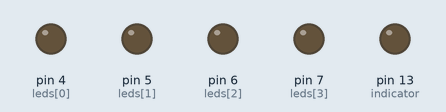
Recording of a sketch running on a simulated Arduino Uno, built with avr-gcc and run on an emulated ATmega328P. Parts: output pins drawn as LEDs (lit = HIGH). What the sketch prints to the serial monitor is not drawn.

Above: at 1.6 s.
At 6.25 s:
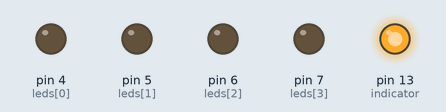
Timing chart, 0 to 7.1 s (numbered marks = the images above):
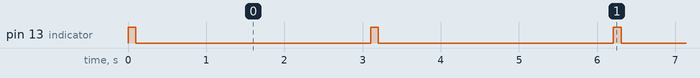

The sketch:

receiver2.ino
```cpp
#include <RCSwitch.h>

#define input_signal_debaunce 150
#define indicator 13

bool ledStt[] = { 0, 0, 0, 0 };
bool tempLedStt[] = { 0, 0, 0, 0 };
short leds[] = { 4, 5, 6, 7 };

RCSwitch mySwitch = RCSwitch();

long last_sig = 0;
unsigned long remote_val = 0;
short key = 0;
short i = 0;


void setup() {

  Serial.begin(9600);

  mySwitch.enableReceive(0);
  for (i = 0; i < 4; i++) {
    pinMode(leds[i], OUTPUT);
    digitalWrite(leds[i], 0);
  }

  pinMode(indicator, OUTPUT);

  Serial.println("setup...");
}

void loop() {

  checkIndicator();

  if (mySwitch.available()) {
    if (mySwitch.getReceivedProtocol() == 2) {
      // if (millis() - last_sig > input_signal_debaunce) {
      //   last_sig = millis();

      remote_val = mySwitch.getReceivedValue();

      dec2binWzerofill(&remote_val);

      Serial.print("Address:");
      Serial.print(remote_val);
      // Serial.print(" - key: ");
      // Serial.println(key);

      if (remote_val == 5) {
        for (i = 0; i < 4; i++) {
          if (ledStt[i] != tempLedStt[i]) {
            ledStt[i] = tempLedStt[i];
            digitalWrite(leds[i], ledStt[i]);
          }
        }
        Serial.print(" - ledStt:");
        for (i = 0; i < 4; i++) {
          Serial.print(ledStt[i]);
          Serial.print(",");
        }
      }
      Serial.println("");


      // }
      // else {
      //   last_sig = millis();
      // }
    }
    mySwitch.resetAvailable();
  }
}


long last_on = 0;
bool indicator_stt = 1;

void checkIndicator() {

  if (millis() - last_on > 3000 && !indicator_stt) {
    last_on = millis();
    indicator_stt = 1;
  }
  if (millis() - last_on > 100 && indicator_stt) {
    last_on = millis();
    indicator_stt = 0;
  }
  digitalWrite(indicator, indicator_stt);
}


void dec2binWzerofill(unsigned long *Dec) {

  for (i = 0; i < 4; i++) {
    if (*Dec & 1) tempLedStt[i] = 1;
    else tempLedStt[i] = 0;
    *Dec = *Dec >> 1;
  }
}
```

Measured:
- by itself, pin 13 (indicator): alternates HIGH for 0.10 s and LOW for 3.0 s
